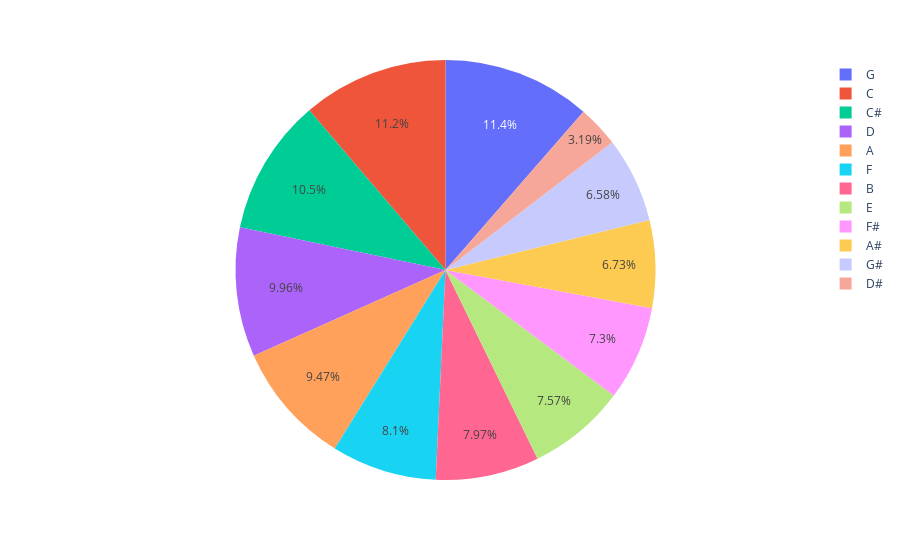

Here is the notebook cell this chart was saved with:
### Code cell
px.pie(freqKey, values='Frequency', names='Key')

### Figure 1 — Plotly figure (JSON) as saved in the notebook; plotly's stock layout.template omitted (floating-point values rounded to 4 significant figures)
{"data": [{"domain": {"x": [0, 1], "y": [0, 1]}, "hovertemplate": "Key=%{label}<br>Frequency=%{value}<extra></extra>", "labels": ["F#", "G", "C#", "C", "A#", "D", "B", "A", "F", "G#", "E", "D#"], "legendgroup": "", "name": "", "showlegend": true, "type": "pie", "values": [1288, 2013, 1853, 1983, 1188, 1759, 1406, 1671, 1429, 1162, 1337, 563]}], "layout": {"legend": {"tracegroupgap": 0}, "margin": {"t": 60}}}
